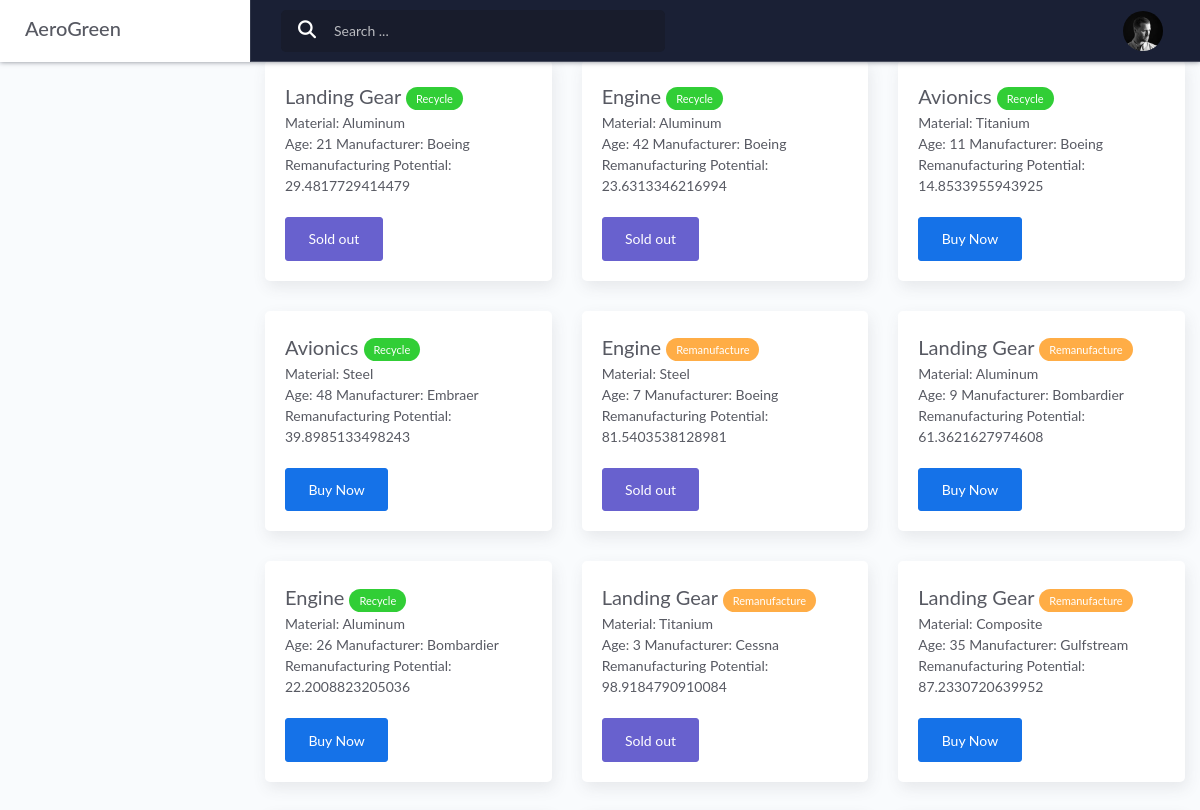
The page /market (signed in, upper part) on the database as committed earlier.
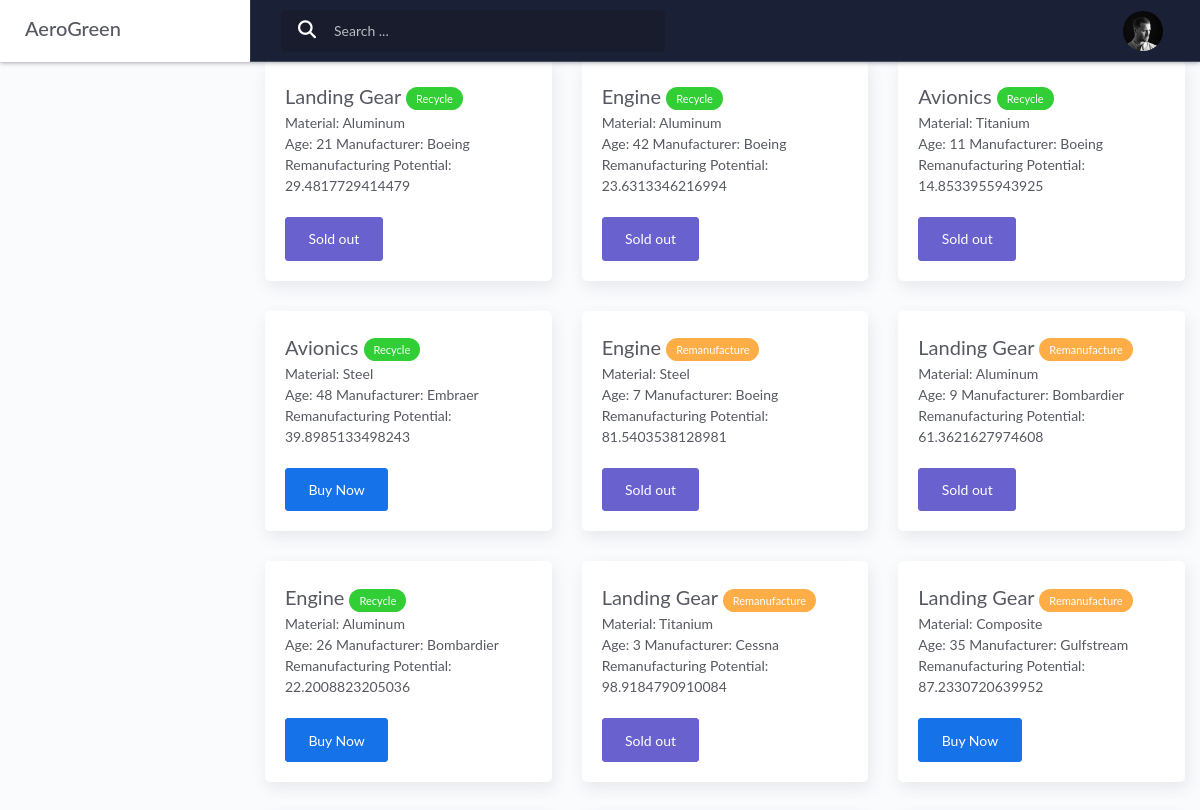
The same page on the database as committed later.
### aerodevs/models.py (models this page shows, shortened)
class Product(models.Model):
    part_id = models.AutoField(primary_key=True)
    part_name = models.CharField(max_length=100)
    material = models.CharField(max_length=100)
    age = models.IntegerField()
    manufacturer = models.CharField(max_length=100)
    Landfill_Waste_Saved = models.IntegerField(default=0)
    Energy_Saved = models.IntegerField(default=0)
    Remanufacturing_Potential = models.FloatField(default=0.0)
    New_Parts_Carbon_Footprint = models.IntegerField(default=0)
    Recycled_Parts_Carbon_Footprint = models.IntegerField(default=0)
    Energy_Consumption_New_Parts = models.IntegerField(default=0)
    Renewable_Material_Content = models.FloatField(default=0)
    Carbon_Footprint_Saved = models.IntegerField(default=0)
    Energy_Consumption_Saved = models.IntegerField(default=0)
    Remanufacturing_Potential = models.FloatField(default=0)
    is_Sold = models.BooleanField(default=False)
    Percentage_recycled = models.FloatField(default=0.0)

### aerodevs/views.py (the view)
# urls.py: path("market", views.market, name='market'),
@login_required
def market(request):
    product = Product.objects.all()#.order_by('-age')
    part_name_filter = Product.objects.values_list('part_name', flat=True).distinct()
    context = {'product': product, 'part_name_filter':part_name_filter}
    return render(request, 'aerodevs/market.html', context)

### aerodevs/templates/aerodevs/market.html (shortened to what this page needs)
{% extends 'aerodevs/layout.html' %}
{% block content %}
<div class="dropdown">
  <button class="btn btn-secondary dropdown-toggle" type="button" id="dropdownMenuButton" data-toggle="dropdown" aria-haspopup="true" aria-expanded="false">
  </button>
</div>
<div class="container-fluid mt-3">
  <div class="row">
    {% for pro in product %}
    <div class="col-md-4">
      <div class="card">
        <div class="card-body">
          <h5 class="card-title">
            {{pro.part_name}}
            {% if pro.Remanufacturing_Potential < 60 %}
            <span class="badge badge-sm badge-success">Recycle</span>
            {% else %}
            <span class="badge badge-sm badge-warning">Remanufacture</span>
            {% endif %}
            <br/></h5>
          Material: {{pro.material}} <br/>
          Age: {{pro.age}}
          Manufacturer: {{pro.manufacturer}} <br/>
          Remanufacturing Potential: {{pro.Remanufacturing_Potential}}<br/> <br/>
          {% if pro.is_Sold %}
          <a href="#" class="btn btn-secondary" disabled>Sold out</a>
            {% else %}
          <a href="{% url 'buy' pro.part_id %}" class="btn btn-primary">Buy Now</a>
          {% endif %}
        </div>
      </div>
    </div>
    {% endfor %}
  </div>
</div>
{% endblock %}

### aerodevs/templates/aerodevs/layout.html (shortened to what this page needs)
<!DOCTYPE html>
<html lang="en">
<head>
    <link rel="stylesheet" href="https://maxcdn.bootstrapcdn.com/bootstrap/4.5.2/css/bootstrap.min.css">
	<link rel="stylesheet" href="/static/assets/css/bootstrap.min.css">
	<link rel="stylesheet" href="/static/assets/css/atlantis.css">
	<link rel="stylesheet" href="/static/assets/css/demo.css">
	<link rel="stylesheet" href="https://cdnjs.cloudflare.com/ajax/libs/font-awesome/6.2.1/css/all.min.css" />
	<link rel="stylesheet" href="https://cdn.jsdelivr.net/npm/bootstrap-icons@1.3.0/font/bootstrap-icons.css">
</head>
<body>
	<div class="wrapper">
        {% include 'aerodevs/navigate.html' %}
		<div class="main-panel">
			{% block content %}{% endblock content %}
		</div>
	</div>
</body>
</html>

### aerodevs/templates/aerodevs/navigate.html (shortened to what this page needs)
<div class="main-header">
    <div class="logo-header ">
        <a href="/" class="logo">
            <h1 class="navbar-brand">AeroGreen</h1>
        </a>
        <div class="nav-toggle">
            <button class="btn btn-toggle toggle-sidebar">
                <i class="icon-menu"></i>
            </button>
        </div>
    </div>
    <nav class="navbar navbar-header navbar-expand-lg bg-dark">
        <div class="container-fluid">
            {% if request.user.is_authenticated %}
            <div class="collapse" id="search-nav">
                <form class="navbar-left navbar-form nav-search mr-md-3" action="/viewPrescription/" method="post"	>
                    <div class="input-group">
                        <div class="input-group-prepend">
                            <button type="submit" class="btn btn-search pr-1">
                                <i class="fa fa-search search-icon"></i>
                            </button>
                        </div>
                        <input type="text" name="search" placeholder="Search ..." class="form-control" value="{{searched}}">
                    </div>
                </form>
            </div>
            <ul class="navbar-nav topbar-nav ml-md-auto align-items-center">
                <li class="nav-item dropdown hidden-caret">
                    <a class="dropdown-toggle profile-pic" data-toggle="dropdown" href="#" aria-expanded="false">
                        <div class="avatar-sm">
                            <img src="/static/assets/img/profile.jpg" alt="..." class="avatar-img rounded-circle">
                        </div>
                    </a>
                </li>
            </ul>
        </div>
        {% endif %}
    </nav>
</div>

### static/assets/css/demo.css (style rules this page uses)
:root { --first: #F5C6A5; --second: #FF7777; --third: #A2416B; --fourth: #852747; }

Rows that differ between the two databases and show on the page:
changed Product (number 3 of 9 on the later page): is_Sold "Buy Now" → "Sold out"
changed Product (number 6 of 9 on the later page): is_Sold "Buy Now" → "Sold out"
